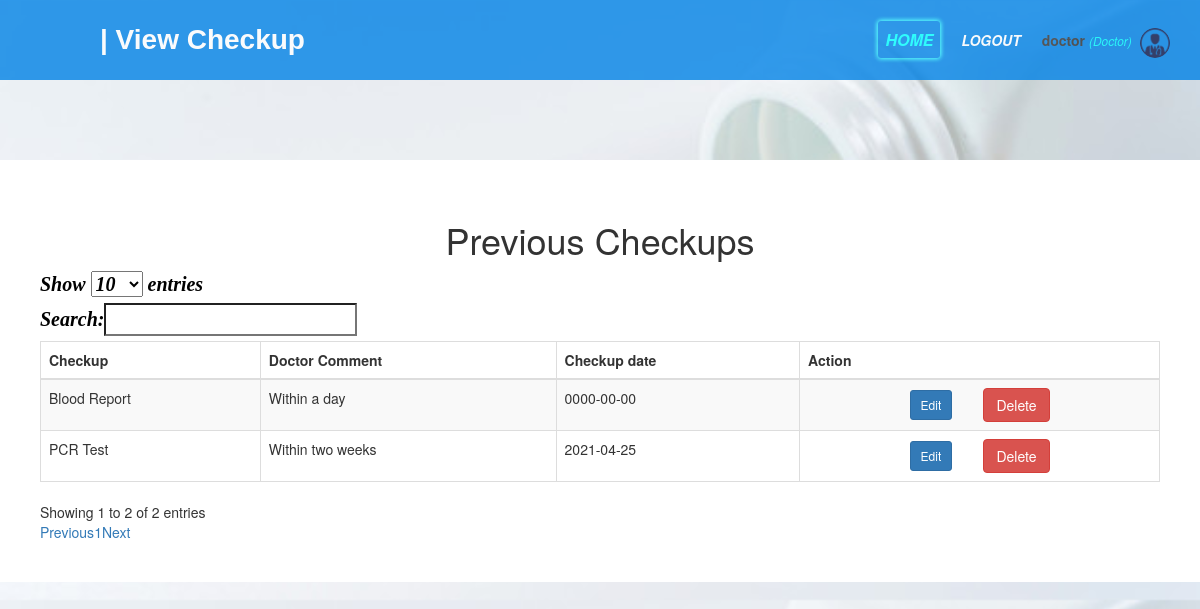
/doctor/view_checkup.php?view_checkup=1 (signed in), run on an earlier commit of the app's database.
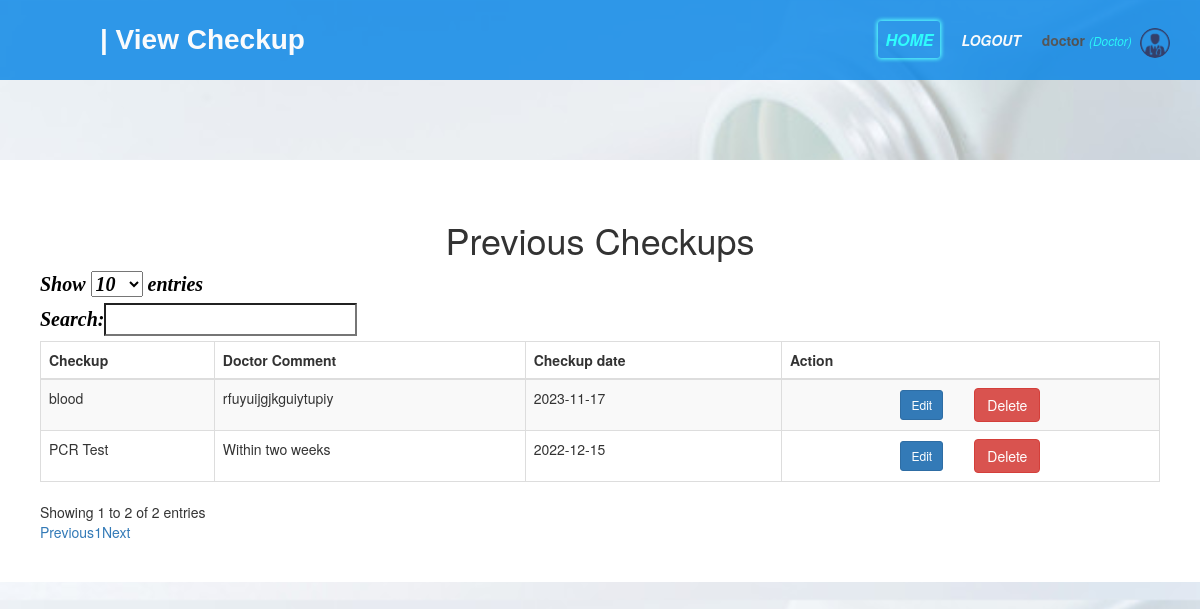
And on a later commit of the database.
### tables this page shows
CREATE TABLE IF NOT EXISTS `checkup` (
  `checkup_id` int NOT NULL AUTO_INCREMENT,
  `checkup_name` varchar(200) NOT NULL,
  `doctor_comment` varchar(500) NOT NULL,
  `nurse_comment` varchar(500) NOT NULL,
  `checkup_date` date NOT NULL,
  `diagnosis` varchar(200) NOT NULL,
  `p_id` int NOT NULL,
  `staff_id` int NOT NULL,
  PRIMARY KEY (`checkup_id`),
  KEY `p_id` (`p_id`)
);

### doctor/view_checkup.php (the view, shortened to what this page needs)
<?php include('function.php');
if (isset($_GET['view_checkup'])) {
    $p_id = $_GET['view_checkup'];
  }
?>
<!DOCTYPE html>
<html>
<head>
	<link rel="stylesheet" type="text/css" href="/pis/css/booking.css">
    <link rel="stylesheet" type="text/css" href="/pis/css/all.css">
	<?php include('link_css.php'); ?>
</head>
<body>
	<nav>
	    <label id="title">| View Checkup</label>
	      <ul>
	        <li><a class="active"  href="doctor_home.php">HOME</a></li>
	        <li><a href="/pis/index.php?logout='1' "style="font-size:14px;" id="logout">Logout</a></li>
	        <li>
            <?php  if (isset($_SESSION['user'])) : ?>
                <strong><?php echo $_SESSION['user']['user_type']; ?></strong>
                <small>
                    <i  style="color: cyan;">(<?php echo ucfirst($_SESSION['user']['user_name']); ?>)</i>
                    <img src="/pis/images/21.png" class="profile_info">
                 </small>
            <?php endif ?>
        </li>
      </ul>
    </nav><br><br><br><br>
<div id="s">
    <h1> Previous Checkups </h1>
<table id="allusers" class="table table-striped table-bordered" style="width: 100%">
        <thead>
            <tr>
                <th>Checkup</th>
                <th>Doctor Comment</th>
                <th id="a">Checkup date</th>
                <th>Action</th>
            </tr>
        </thead>
        <tbody>
            <?php if (isset($_GET['view_checkup'])) {
            $result_E=mysqli_query($db,"SELECT * from checkup WHERE p_id=$p_id");
            while ($row=mysqli_fetch_array($result_E)) {?>
            <tr>
                <td><?php echo $row['checkup_name']; ?></td>
                <td><?php echo $row['doctor_comment']; ?></td>
                <td id="a"><?php echo $row['checkup_date']; ?></td>
                <td align="center">
                    <a href="edit_checkup.php?edit_checkup=<?php echo $row['checkup_id']; ?>" class="btn btn-primary btn-sm" ><i class="fas fa-edit"></i> Edit </a> &nbsp;&nbsp;&nbsp;&nbsp;&nbsp;&nbsp;
                    <a href="add_checkup.php?delete_checkup=<?php echo $row['checkup_id']; ?>" class="btn btn-danger" onClick="return confirm('Are you sure you want to Delete the Checkup?')">Delete</a>
                </td>
            </tr>
            <?php }} ?>
        </tbody>
    </table>
</div>
</body>
</html>

What changed in the data, as far as the page shows it:
removed checkup: checkup_name "Blood Report", doctor_comment "Within a day", checkup_date "0000-00-00"
changed checkup "PCR Test": checkup_date "2021-04-25" → "2022-12-15"
added checkup: checkup_name "blood", doctor_comment "rfuyuijgjkguiytupiy", checkup_date "2023-11-17"
